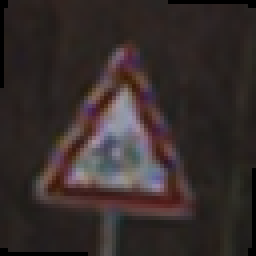
#> input picture server/app/ml/dataset/Train_Augmented_Balanced/10/00029_00005_00003_aug5.png, 64 x 64 px (shown 4 times larger)
$ python data_analysis.py
#> lines starting #> are read from the running program, lines starting #| are printed output that depends on the picture
"""
Advanced Data Analysis Script for Train_Augmented_Balanced Dataset

This script performs deep statistical analysis and data profiling on the training dataset,
including correlation analysis, distribution analysis, augmentation impact analysis,
and comprehensive statistical reports.
"""

import os
import json
from pathlib import Path
from collections import defaultdict, Counter
from datetime import datetime
import numpy as np
from PIL import Image
from scipy import stats
import random
import warnings
warnings.filterwarnings('ignore')

# Progress bar helper
def print_progress(current, total, prefix='', suffix='', length=40):
    """Print a simple progress bar."""
    if total == 0:
        return
    percent = current / total
    filled = int(length * percent)
    bar = '█' * filled + '░' * (length - filled)
    print(f'\r{prefix} |{bar}| {percent:.1%} {suffix}', end='', flush=True)
    if current == total:
        print()  # New line when complete


def get_dataset_path():
    """Get the path to the Train_Augmented_Balanced dataset."""
    script_dir = Path(__file__).parent
    dataset_path = script_dir.parent / "Train_Augmented_Balanced"
    return dataset_path


def get_reports_path():
    """Get or create the reports directory."""
    script_dir = Path(__file__).parent
    reports_path = script_dir.parent / "reports"
    reports_path.mkdir(exist_ok=True)
    return reports_path


def extract_image_features(dataset_path, sample_percentage=20):
    """Extract statistical features from all images (with sampling)."""
#> called with sample_percentage = 20
    image_extensions = {'.jpg', '.jpeg', '.png', '.bmp', '.tiff'}
    features = {
        'brightness': [],
        'contrast': [],
        'saturation': [],
        'file_size': [],
        'aspect_ratio': [],
        'class_labels': [],
        'image_count_per_class': defaultdict(int)
    }

    if not dataset_path.exists():
        print(f"❌ Dataset path not found: {dataset_path}")
        return features

    # First pass: collect all image files
    all_images = []
    for class_folder in dataset_path.iterdir():
        if class_folder.is_dir():
            for image_file in class_folder.iterdir():
                if image_file.is_file() and image_file.suffix.lower() in image_extensions:
                    all_images.append((class_folder.name, image_file))

    # Sample images
    sample_size = max(1, int(len(all_images) * sample_percentage / 100))
    sampled_images = random.sample(all_images, min(sample_size, len(all_images)))

    print(f"\n📊 Processing {len(sampled_images)} images ({sample_percentage}% sample of {len(all_images)} total)")

    # Process sampled images
    for idx, (class_name, image_file) in enumerate(sampled_images):
        print_progress(idx + 1, len(sampled_images), prefix='Analyzing', suffix=image_file.name[:30])

        try:
            # Load image
            img = Image.open(image_file)
#> img is the input picture: PIL image 64x64 RGB; mean R, G, B 54.1, 44.6, 43.3
            img_array = np.array(img)

            # Convert to RGB if needed
            if len(img_array.shape) == 2:  # Grayscale
                img_array = np.stack([img_array] * 3, axis=-1)
            elif img_array.shape[2] == 4:  # RGBA
                img_array = img_array[:, :, :3]

            # Calculate brightness
            brightness = np.mean(img_array)
#> brightness = 47.32
            features['brightness'].append(brightness)

            # Calculate contrast (std of pixel values)
            contrast = np.std(img_array)
#> contrast = 28.52
            features['contrast'].append(contrast)

            # Calculate saturation for RGB images
            if len(img_array.shape) == 3 and img_array.shape[2] >= 3:
                hsv = np.array(Image.fromarray(np.uint8(img_array)).convert('HSV'))
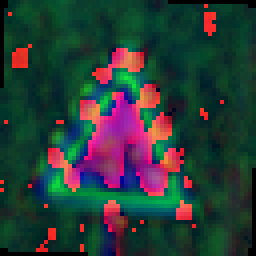
#> hsv: shape (64, 64, 3) (shown 4 times larger); mean R, G, B 41.5, 59.5, 55
                saturation = np.mean(hsv[:, :, 1])
#> saturation = 59.51
                features['saturation'].append(saturation)

            # File size in KB
            file_size = image_file.stat().st_size / 1024
            features['file_size'].append(file_size)

            # Aspect ratio
            width, height = img.size
#> width = 64; height = 64
            aspect_ratio = width / height if height > 0 else 0
#> aspect_ratio = 1
            features['aspect_ratio'].append(aspect_ratio)

            # Class label
            features['class_labels'].append(class_name)
            features['image_count_per_class'][class_name] += 1

        except Exception as e:
            pass  # Skip problematic images silently

    return features


def calculate_statistical_analysis(features):
    """Calculate detailed statistical analysis of features."""
    analysis = {}

    for feature_name in ['brightness', 'contrast', 'saturation', 'file_size', 'aspect_ratio']:
        if feature_name in features and len(features[feature_name]) > 0:
            data = np.array(features[feature_name])

            analysis[feature_name] = {
                'mean': float(np.mean(data)),
                'median': float(np.median(data)),
                'std_dev': float(np.std(data)),
                'variance': float(np.var(data)),
                'min': float(np.min(data)),
                'max': float(np.max(data)),
                'q25': float(np.percentile(data, 25)),
                'q75': float(np.percentile(data, 75)),
                'iqr': float(np.percentile(data, 75) - np.percentile(data, 25)),
                'skewness': float(stats.skew(data)),
                'kurtosis': float(stats.kurtosis(data))
            }

    return analysis


def analyze_class_distribution(class_counts):
    """Analyze class distribution statistics."""
    counts = list(class_counts.values())

    distribution_stats = {
        'total_classes': len(class_counts),
        'total_samples': sum(counts),
        'class_mean': float(np.mean(counts)),
        'class_median': float(np.median(counts)),
        'class_std': float(np.std(counts)),
        'class_min': int(min(counts)),
        'class_max': int(max(counts)),
        'imbalance_ratio': float(max(counts) / min(counts)) if min(counts) > 0 else float('inf'),
        'dominant_class': max(class_counts, key=class_counts.get),
        'minority_class': min(class_counts, key=class_counts.get),
        'classes_list': class_counts
    }

    return distribution_stats


def detect_outliers(features, feature_name):
    """Detect outliers using IQR method."""
    if feature_name not in features or len(features[feature_name]) == 0:
        return None

    data = np.array(features[feature_name])
    q1 = np.percentile(data, 25)
    q3 = np.percentile(data, 75)
    iqr = q3 - q1

    lower_bound = q1 - 1.5 * iqr
    upper_bound = q3 + 1.5 * iqr

    outliers = {
        'lower_bound': float(lower_bound),
        'upper_bound': float(upper_bound),
        'outlier_count': int(np.sum((data < lower_bound) | (data > upper_bound))),
        'outlier_percentage': float(np.sum((data < lower_bound) | (data > upper_bound)) / len(data) * 100)
    }

    return outliers


def analyze_data_augmentation_impact(dataset_path):
    """Analyze the impact of data augmentation on image properties."""
    image_extensions = {'.jpg', '.jpeg', '.png', '.bmp', '.tiff'}
    augmentation_indicators = {
        'rotated': 0,
        'flipped': 0,
        'brightness_adjusted': 0,
        'possibly_augmented': 0,
        'total_checked': 0
    }

    if not dataset_path.exists():
        return augmentation_indicators

    # Collect files first
    all_files = []
    for class_folder in dataset_path.iterdir():
        if class_folder.is_dir():
            for image_file in class_folder.iterdir():
                if image_file.is_file() and image_file.suffix.lower() in image_extensions:
                    all_files.append(image_file)

    # Process with progress
    for idx, image_file in enumerate(all_files):
        if idx % 100 == 0:  # Update progress every 100 files
            print_progress(idx, len(all_files), prefix='Checking augmentation', suffix=f'{idx}/{len(all_files)}')

        augmentation_indicators['total_checked'] += 1
        filename = image_file.stem.lower()

        if any(x in filename for x in ['rotate', 'rot', '_r_', 'flipped', 'flip', '_f_']):
            augmentation_indicators['possibly_augmented'] += 1
        if any(x in filename for x in ['rotate', 'rot', '_r_']):
            augmentation_indicators['rotated'] += 1
        if any(x in filename for x in ['flip', '_f_']):
            augmentation_indicators['flipped'] += 1
        if any(x in filename for x in ['bright', 'contrast', '_b_']):
            augmentation_indicators['brightness_adjusted'] += 1

    print_progress(len(all_files), len(all_files), prefix='Checking augmentation')
    return augmentation_indicators


def print_analysis_report(dataset_path, output_file=None):
    """Print comprehensive data analysis report."""
    def output(text=""):
        """Output to both console and file."""
        print(text)
        if output_file:
            output_file.write(text + "\n")

    output("\n" + "="*70)
    output("📊 ADVANCED DATA ANALYSIS REPORT")
    output("="*70)

    output(f"\n📁 Dataset Path: {dataset_path}")

    if not dataset_path.exists():
        output(f"❌ Dataset path does not exist!")
        return

    output("\n⚡ Using 20% sampling for faster analysis")

    # Extract features
    output("\n⏳ Extracting image features...")
    features = extract_image_features(dataset_path, sample_percentage=20)

    if not features['brightness']:
        output("❌ No images found in dataset!")
        return

    # Feature Statistics
    output("\n" + "-"*70)
    output("📈 IMAGE FEATURE STATISTICS")
    output("-"*70)

    stats_analysis = calculate_statistical_analysis(features)

    feature_order = ['brightness', 'contrast', 'saturation', 'file_size', 'aspect_ratio']
    for feature_name in feature_order:
        if feature_name in stats_analysis:
            output(f"\n{feature_name.upper()}:")
            stat_dict = stats_analysis[feature_name]
            output(f"  Mean: {stat_dict['mean']:.2f}")
            output(f"  Median: {stat_dict['median']:.2f}")
            output(f"  Std Dev: {stat_dict['std_dev']:.2f}")
            output(f"  Range: {stat_dict['min']:.2f} - {stat_dict['max']:.2f}")
            output(f"  Q1-Q3: {stat_dict['q25']:.2f} - {stat_dict['q75']:.2f}")
            output(f"  Skewness: {stat_dict['skewness']:.2f}")
            output(f"  Kurtosis: {stat_dict['kurtosis']:.2f}")

    # Class Distribution Analysis
    output("\n" + "-"*70)
    output("⚖️  CLASS DISTRIBUTION ANALYSIS")
    output("-"*70)

    class_dist = analyze_class_distribution(features['image_count_per_class'])
    output(f"\nTotal Classes: {class_dist['total_classes']}")
    output(f"Total Samples: {class_dist['total_samples']}")
    output(f"Samples per Class:")
    output(f"  Mean: {class_dist['class_mean']:.2f}")
    output(f"  Median: {class_dist['class_median']:.2f}")
    output(f"  Std Dev: {class_dist['class_std']:.2f}")
    output(f"  Range: {class_dist['class_min']} - {class_dist['class_max']}")
    output(f"  Imbalance Ratio: {class_dist['imbalance_ratio']:.2f}x")
    output(f"  Dominant Class: {class_dist['dominant_class']} ({features['image_count_per_class'][class_dist['dominant_class']]} images)")
    output(f"  Minority Class: {class_dist['minority_class']} ({features['image_count_per_class'][class_dist['minority_class']]} images)")

    # Outlier Detection
    output("\n" + "-"*70)
    output("🔍 OUTLIER DETECTION")
    output("-"*70)

    for feature_name in ['brightness', 'contrast', 'file_size']:
        outliers = detect_outliers(features, feature_name)
        if outliers:
            output(f"\n{feature_name.upper()}:")
            output(f"  Valid Range: {outliers['lower_bound']:.2f} - {outliers['upper_bound']:.2f}")
            output(f"  Outliers Found: {outliers['outlier_count']} ({outliers['outlier_percentage']:.2f}%)")

    # Data Augmentation Analysis
    output("\n" + "-"*70)
    output("🔄 DATA AUGMENTATION ANALYSIS")
    output("-"*70)

    aug_analysis = analyze_data_augmentation_impact(dataset_path)
    if aug_analysis['total_checked'] > 0:
        aug_percentage = (aug_analysis['possibly_augmented'] / aug_analysis['total_checked']) * 100
        output(f"\nTotal Images Checked: {aug_analysis['total_checked']}")
        output(f"Possibly Augmented: {aug_analysis['possibly_augmented']} ({aug_percentage:.2f}%)")
        output(f"  - Rotated patterns: {aug_analysis['rotated']}")
        output(f"  - Flipped patterns: {aug_analysis['flipped']}")
        output(f"  - Brightness adjusted: {aug_analysis['brightness_adjusted']}")

    # Data Quality Score
    output("\n" + "-"*70)
    output("📊 DATA QUALITY SCORE")
    output("-"*70)

    # Calculate quality metrics
    quality_score = 100

    # Check balance
    if class_dist['imbalance_ratio'] > 2:
        quality_score -= 15

    # Check for outliers
    for feature_name in ['brightness', 'contrast', 'file_size']:
        outliers = detect_outliers(features, feature_name)
        if outliers and outliers['outlier_percentage'] > 5:
            quality_score -= 5

    output(f"\nOverall Data Quality Score: {quality_score}/100")
    if quality_score >= 80:
        output("✅ EXCELLENT - Dataset quality is very good")
    elif quality_score >= 60:
        output("⚠️  GOOD - Dataset quality is acceptable")
    elif quality_score >= 40:
        output("⚠️  FAIR - Dataset may need some cleaning/balancing")
    else:
        output("❌ POOR - Dataset requires significant improvements")

    # Summary recommendations
    output("\n" + "-"*70)
    output("💡 RECOMMENDATIONS")
    output("-"*70)

    recommendations = []

    if class_dist['imbalance_ratio'] > 3:
        recommendations.append("• Consider further balancing classes - high imbalance ratio detected")

    if aug_percentage and aug_percentage < 30:
        recommendations.append("• Consider applying more augmentation to increase dataset diversity")
    elif aug_percentage and aug_percentage > 80:
        recommendations.append("• Dataset appears to be heavily augmented - may have synthetic patterns")

    brightness_outliers = detect_outliers(features, 'brightness')
    if brightness_outliers and brightness_outliers['outlier_percentage'] > 5:
        recommendations.append("• Found anomalous brightness values - consider preprocessing")

    if recommendations:
        for rec in recommendations:
            output(rec)
    else:
        output("✅ Dataset appears well-prepared for training")

    output("\n" + "="*70)
    output("✅ Data analysis complete!")
    output("="*70 + "\n")


def main():
    """Main function to run the data analysis."""
    dataset_path = get_dataset_path()
    reports_path = get_reports_path()

    # Create timestamped report filename
    timestamp = datetime.now().strftime("%Y%m%d_%H%M%S")
    report_file = reports_path / f"data_analysis_{timestamp}.txt"

    # Run analysis and write to file
    with open(report_file, 'w', encoding='utf-8') as f:
        print_analysis_report(dataset_path, f)

    print(f"\n📄 Report saved to: {report_file}")


if __name__ == "__main__":
    main()
